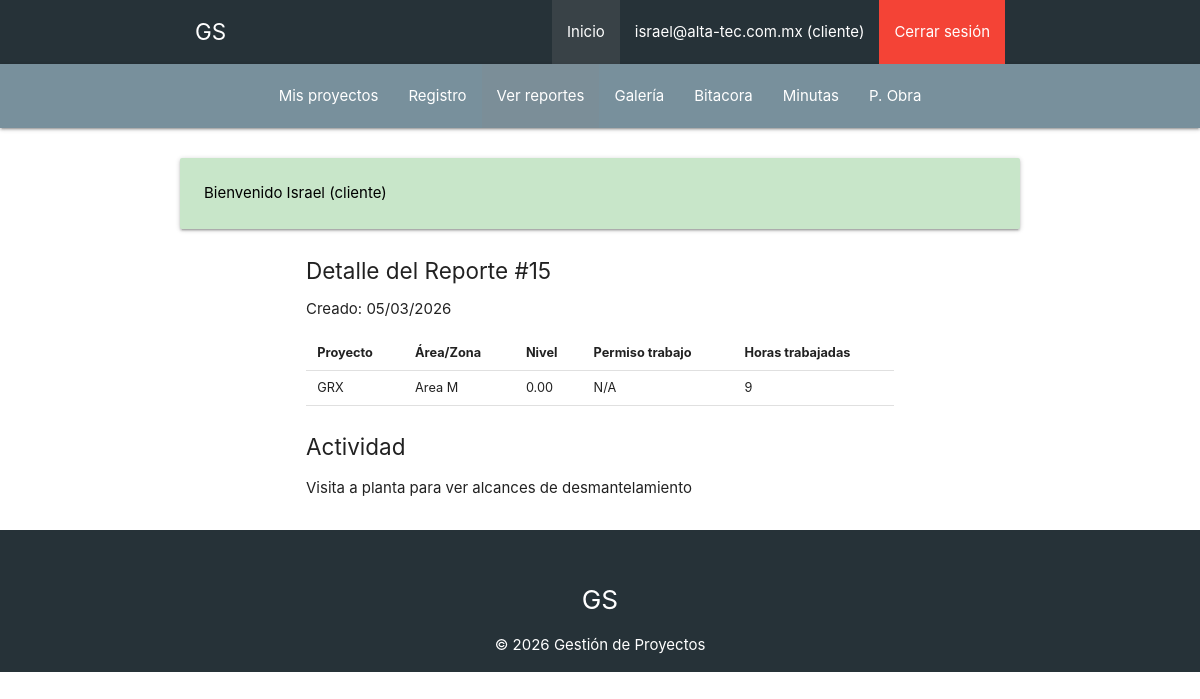
Page /reportes/detalle?id=15 (signed in) on the committed database.
### tables this page shows
CREATE TABLE `reportes` (
  `id` int NOT NULL AUTO_INCREMENT,
  `proyecto_id` int NOT NULL,
  `subdisciplina_id` int DEFAULT NULL,
  `actividad` text NOT NULL,
  `area_zonal` text,
  `nivel` text,
  `permisoTrabajo` text,
  `horastrabajadas` int DEFAULT NULL,
  `imagenes` json DEFAULT NULL,
  `created_at` datetime NOT NULL DEFAULT CURRENT_TIMESTAMP,
  PRIMARY KEY (`id`),
  KEY `proyecto_id` (`proyecto_id`),
  KEY `subdisciplina_id` (`subdisciplina_id`),
  CONSTRAINT `reportes_ibfk_1` FOREIGN KEY (`proyecto_id`) REFERENCES `proyectos` (`id`),
  CONSTRAINT `reportes_ibfk_2` FOREIGN KEY (`subdisciplina_id`) REFERENCES `subdisciplinas` (`id`)
);

CREATE TABLE `proyectos` (
  `id` int NOT NULL AUTO_INCREMENT,
  `nombre` varchar(255) NOT NULL,
  `ubicacion` varchar(255) NOT NULL,
  `disciplina_id` int NOT NULL,
  `subdisciplina_id` int NOT NULL,
  `fecha_inicio` date NOT NULL,
  `fecha_fin` date DEFAULT NULL,
  PRIMARY KEY (`id`),
  KEY `disciplina_id` (`disciplina_id`),
  KEY `subdisciplina_id` (`subdisciplina_id`),
  CONSTRAINT `proyectos_ibfk_1` FOREIGN KEY (`disciplina_id`) REFERENCES `disciplinas` (`id`),
  CONSTRAINT `proyectos_ibfk_2` FOREIGN KEY (`subdisciplina_id`) REFERENCES `subdisciplinas` (`id`)
);

### controllers/ReporteController.php (called while the page is built, shortened)
<?php
class ReporteController {
    public static function detalle(Router $router) {
        $id = $_GET['id'] ?? null;
        $id = filter_var($id, FILTER_VALIDATE_INT);
        $reporte = Reporte::find($id);
        $router->render('reportes/detalle', [
            'reporte' => $reporte
        ]);
    }
}

### public/index.php (called while the page is built, shortened)
<?php
$router = new Router();
$router->get('/', [PaginasController::class, 'index']);
$router->post('/', [PaginasController::class, 'index']);
$router->get('/p-obra', [ActividadObraController::class, 'index']);
$router->get('/p-obra/crear', [ActividadObraController::class, 'crear']);
$router->post('/p-obra/crear', [ActividadObraController::class, 'crear']);
$router->get('/p-obra/editar', [ActividadObraController::class, 'editar']);
$router->post('/p-obra/editar', [ActividadObraController::class, 'editar']);
$router->post('/p-obra/eliminar', [ActividadObraController::class, 'eliminar']);
$router->get('/logout', [AuthController::class, 'logout']);
$router->get('/admin', [AdminController::class, 'index']);
$router->get('/empresas', [EmpresaController::class, 'index']);
$router->get('/empresas/crear', [EmpresaController::class, 'crear']);
$router->post('/empresas/crear', [EmpresaController::class, 'crear']);
$router->get('/empresas/actualizar', [EmpresaController::class, 'actualizar']);
$router->post('/empresas/actualizar', [EmpresaController::class, 'actualizar']);
$router->post('/empresas/eliminar', [EmpresaController::class, 'eliminar']);
$router->get('/permisos', [PermisoController::class, 'index']);
$router->get('/permisos/crear', [PermisoController::class, 'crear']);
$router->post('/permisos/crear', [PermisoController::class, 'crear']);
$router->get('/permisos/actualizar', [PermisoController::class, 'actualizar']);
$router->post('/permisos/actualizar', [PermisoController::class, 'actualizar']);
$router->post('/permisos/eliminar', [PermisoController::class, 'eliminar']);
$router->get('/mis-proyectos', [PermisoController::class, 'misProyectos']);
$router->get('/clientes', [UsuarioController::class, 'index']);
$router->get('/clientes/crear', [UsuarioController::class, 'crear']);
$router->post('/clientes/crear', [UsuarioController::class, 'crear']);
$router->get('/clientes/actualizar', [UsuarioController::class, 'actualizar']);
$router->post('/clientes/actualizar', [UsuarioController::class, 'actualizar']);
$router->post('/clientes/eliminar', [UsuarioController::class, 'eliminar']);
$router->get('/disciplinas', [DisciplinaController::class, 'index']);
$router->get('/disciplinas/crear', [DisciplinaController::class, 'crear']);
$router->post('/disciplinas/crear', [DisciplinaController::class, 'crear']);
$router->get('/disciplinas/actualizar', [DisciplinaController::class, 'actualizar']);
$router->post('/disciplinas/actualizar', [DisciplinaController::class, 'actualizar']);
$router->post('/disciplinas/eliminar', [DisciplinaController::class, 'eliminar']);
$router->get('/subdisciplinas', [SubdisciplinaController::class, 'index']);
$router->get('/subdisciplinas/crear', [SubdisciplinaController::class, 'crear']);
$router->post('/subdisciplinas/crear', [SubdisciplinaController::class, 'crear']);
$router->get('/subdisciplinas/actualizar', [SubdisciplinaController::class, 'actualizar']);
$router->post('/subdisciplinas/actualizar', [SubdisciplinaController::class, 'actualizar']);
$router->post('/subdisciplinas/eliminar', [SubdisciplinaController::class, 'eliminar']);
$router->get('/proyectos', [ProyectoController::class, 'index']);
$router->get('/proyectos/crear', [ProyectoController::class, 'crear']);
$router->post('/proyectos/crear', [ProyectoController::class, 'crear']);
$router->get('/proyectos/actualizar', [ProyectoController::class, 'actualizar']);
$router->post('/proyectos/actualizar', [ProyectoController::class, 'actualizar']);
$router->post('/proyectos/eliminar', [ProyectoController::class, 'eliminar']);
$router->get('/reportes', [ReporteController::class, 'index']);
$router->get('/reportes/crear', [ReporteController::class, 'crear']);
$router->post('/reportes/crear', [ReporteController::class, 'crear']);
$router->get('/reportes/editar', [ReporteController::class, 'editar']);
$router->post('/reportes/editar', [ReporteController::class, 'editar']);
$router->get('/reportes/detalle', [ReporteController::class, 'detalle']);
$router->post('/reportes/eliminar', [ReporteController::class, 'eliminar']);
$router->get('/reportes/galeria', [ReporteController::class, 'galeria']);
$router->get('/categorias', [CategoriaController::class, 'index']);
$router->get('/categorias/crear', [CategoriaController::class, 'crear']);
$router->post('/categorias/crear', [CategoriaController::class, 'crear']);
$router->get('/categorias/actualizar', [CategoriaController::class, 'actualizar']);
$router->post('/categorias/actualizar', [CategoriaController::class, 'actualizar']);
$router->post('/categorias/eliminar', [CategoriaController::class, 'eliminar']);
$router->get('/bitacora', [BitacoraController::class, 'index']);
$router->get('/bitacora/crear', [BitacoraController::class, 'crear']);
$router->post('/bitacora/crear', [BitacoraController::class, 'crear']);
$router->get('/bitacora/editar', [BitacoraController::class, 'editar']);
$router->post('/bitacora/editar', [BitacoraController::class, 'editar']);
$router->post('/bitacora/eliminar', [BitacoraController::class, 'eliminar']);
$router->get('/bitacora/detalle', [BitacoraController::class, 'detalle']);
$router->get('/minutas', [MinutaController::class, 'index']);
$router->get('/minutas/crear', [MinutaController::class, 'crear']);
$router->post('/minutas/crear', [MinutaController::class, 'crear']);
$router->get('/minutas/actualizar', [MinutaController::class, 'actualizar']);
$router->post('/minutas/actualizar', [MinutaController::class, 'actualizar']);
$router->post('/minutas/eliminar', [MinutaController::class, 'eliminar']);
$router->get('/minutas/detalle', [MinutaController::class, 'detalle']);
$router->comprobarRutas();

### models/ActiveRecord.php (called while the page is built, shortened)
<?php
class ActiveRecord {
    protected static $infoBasedatos;
    protected static $tabla = '';
    public static function confDatabase($baseDatos) {
        self::$infoBasedatos = $baseDatos;
    }
    public static function consultaSQL($query) {
        $resultado = self::$infoBasedatos->query($query);
        $array = [];
        while($registroDB = $resultado->fetch_assoc()) {
            $array[] = static::crearObjeto($registroDB);
        }
        return $array;
    }
    protected static function crearObjeto($registro) {
        $objeto = new static;
        foreach($registro as $key => $value) {
            if(property_exists($objeto, $key)) {
                $objeto->$key = $value;
            }
        }
        return $objeto;
    }
    public static function find($id) {
        $consulta = "SELECT * FROM " . static::$tabla . " WHERE id = $id";
        $resultado = self::consultaSQL($consulta);
        return array_shift($resultado);
    }
}

### views/reportes/detalle.php (the view, shortened to what this page needs)
<div class="container reporte-detalle">
    <h2>Detalle del Reporte #<?php echo $reporte->id; ?></h2>
    <?php if(isset($reporte->created_at)): ?>
        <p class="small">Creado: <?php echo date('d\/m\/Y', strtotime($reporte->created_at)); ?></p>
    <?php endif; ?>
    <div class="responsive-table">
    <table class="tabla-datos">
        <tr>
            <th>Proyecto</th>
            <th>Área/Zona</th>
            <th>Nivel</th>
            <th>Permiso trabajo</th>
            <th>Horas trabajadas</th>
        </tr>
        <tr>
            <?php
            $proj = Proyecto::find($reporte->proyecto_id); ?>
            <td><?php echo $proj->nombre ?? '-'; ?></td>
            <td><?php echo $reporte->area_zonal; ?></td>
            <td><?php echo $reporte->nivel; ?></td>
            <td><?php echo $reporte->permisoTrabajo; ?></td>
            <td><?php echo $reporte->horastrabajadas; ?></td>
        </tr>
    </table>
    </div>
    <div class="actividad-section" style="margin-top:1rem;">
        <h3>Actividad</h3>
        <p><?php echo nl2br(htmlspecialchars($reporte->actividad)); ?></p>
    </div>
</div>

### public/css/custom.css (style rules this page uses)
.container { max-width: 95% !important; margin: 2rem auto; }
@media (max-width: 1200px) { .container { max-width: 85% !important; } }
.reporte-detalle.container { max-width: 98% !important; }
h2 { margin-top: 2rem; margin-bottom: 1rem; }
.tabla-datos th, .tabla-datos td { padding: 0.5rem 0.75rem; }
.reporte-detalle .tabla-datos { font-size: 0.85rem; }
.reporte-detalle h2, .reporte-detalle h3 { font-size: 1.5rem; }

### rows in the picture
reportes: id "15", created_at "05/03/2026", area_zonal "Area M", nivel "0.00", permisoTrabajo "N/A", horastrabajadas "9", actividad "Visita a planta para ver alcances de desmantelamiento"
proyectos: nombre "GRX"

### other values in the picture
usuarioActual() "israel@alta-tec.com.mx"
rolActual() "cliente"
$textoMensaje "Bienvenido Israel (cliente)"
